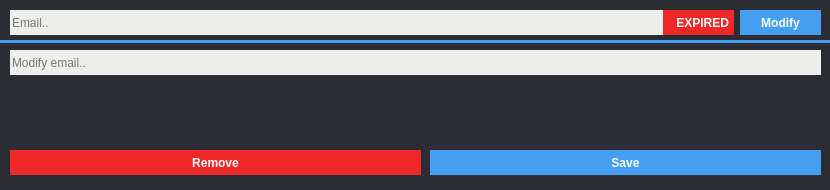
<?xml version="1.0" encoding="UTF-8"?>
<ui version="4.0">
 <class>DBWEmailField</class>
 <widget class="QWidget" name="DBWEmailField">
  <property name="geometry">
   <rect>
    <x>0</x>
    <y>0</y>
    <width>830</width>
    <height>190</height>
   </rect>
  </property>
  <property name="windowTitle">
   <string>Form</string>
  </property>
  <property name="styleSheet">
   <string notr="true">background-color: rgb(44, 44, 52);</string>
  </property>
  <widget class="QPushButton" name="remove">
   <property name="geometry">
    <rect>
     <x>10</x>
     <y>150</y>
     <width>411</width>
     <height>25</height>
    </rect>
   </property>
   <property name="styleSheet">
    <string notr="true">QPushButton
{
border:0px;
background-color: rgb(239, 41, 41);
color: rgb(255, 255, 255);
font-weight: bold
}

QPushButton::pressed {
background-color: rgb(164, 0, 0);
}</string>
   </property>
   <property name="text">
    <string>Remove</string>
   </property>
  </widget>
  <widget class="QLineEdit" name="emailField">
   <property name="geometry">
    <rect>
     <x>10</x>
     <y>10</y>
     <width>721</width>
     <height>25</height>
    </rect>
   </property>
   <property name="styleSheet">
    <string notr="true">background-color: rgb(238, 238, 236);
color: rgb(0, 0, 0);
border-radius:0px</string>
   </property>
   <property name="text">
    <string/>
   </property>
   <property name="maxLength">
    <number>10000</number>
   </property>
   <property name="echoMode">
    <enum>QLineEdit::Normal</enum>
   </property>
   <property name="readOnly">
    <bool>true</bool>
   </property>
   <property name="placeholderText">
    <string>Email..</string>
   </property>
  </widget>
  <widget class="QWidget" name="expiration" native="true">
   <property name="geometry">
    <rect>
     <x>240</x>
     <y>90</y>
     <width>380</width>
     <height>46</height>
    </rect>
   </property>
  </widget>
  <widget class="QLineEdit" name="emailModify">
   <property name="geometry">
    <rect>
     <x>10</x>
     <y>50</y>
     <width>811</width>
     <height>25</height>
    </rect>
   </property>
   <property name="styleSheet">
    <string notr="true">background-color: rgb(238, 238, 236);
color: rgb(0, 0, 0);
border-radius:0px</string>
   </property>
   <property name="text">
    <string/>
   </property>
   <property name="maxLength">
    <number>10000</number>
   </property>
   <property name="echoMode">
    <enum>QLineEdit::Normal</enum>
   </property>
   <property name="placeholderText">
    <string>Modify email..</string>
   </property>
  </widget>
  <widget class="QPushButton" name="modify">
   <property name="geometry">
    <rect>
     <x>740</x>
     <y>10</y>
     <width>81</width>
     <height>25</height>
    </rect>
   </property>
   <property name="styleSheet">
    <string notr="true">QPushButton
{
border:0px;
background-color: rgb(93, 127, 247);
color: rgb(255, 255, 255);
font-weight: bold
}

QPushButton::checked {
background-color: rgb(68, 158, 241);
}</string>
   </property>
   <property name="text">
    <string>Modify</string>
   </property>
   <property name="checkable">
    <bool>true</bool>
   </property>
   <property name="checked">
    <bool>true</bool>
   </property>
  </widget>
  <widget class="QPushButton" name="save">
   <property name="geometry">
    <rect>
     <x>430</x>
     <y>150</y>
     <width>391</width>
     <height>25</height>
    </rect>
   </property>
   <property name="styleSheet">
    <string notr="true">QPushButton
{
border:0px;
background-color: rgb(68, 158, 241);
color: rgb(255, 255, 255);
font-weight: bold
}

QPushButton::pressed {
background-color: rgb(93, 127, 247);
}</string>
   </property>
   <property name="text">
    <string>Save</string>
   </property>
  </widget>
  <widget class="QLabel" name="expireLabel">
   <property name="geometry">
    <rect>
     <x>663</x>
     <y>10</y>
     <width>71</width>
     <height>25</height>
    </rect>
   </property>
   <property name="styleSheet">
    <string notr="true">color: rgb(255, 255, 255);
background-color: rgb(239, 41, 41);
font-weight: bold</string>
   </property>
   <property name="text">
    <string>    EXPIRED</string>
   </property>
  </widget>
  <widget class="QLabel" name="downColor">
   <property name="geometry">
    <rect>
     <x>0</x>
     <y>40</y>
     <width>830</width>
     <height>3</height>
    </rect>
   </property>
   <property name="styleSheet">
    <string notr="true">background-color: rgb(68, 158, 241);</string>
   </property>
   <property name="text">
    <string/>
   </property>
  </widget>
 </widget>
 <resources/>
 <connections/>
</ui>
